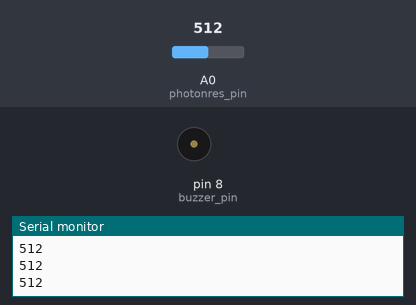
The sketch below on a simulated Arduino Uno, built with avr-gcc and run on an emulated ATmega328P. Parts: buzzer (waves = sounding, pin HIGH), the last lines printed to the serial monitor. The inputs (shaded band) are chosen by the test bench; at power-on: A0 (photonres_pin) = 512.

Above: at 1.2 s.
1.3 s: A0 (photonres_pin) set to 109
2.8 s: A0 (photonres_pin) set to 93
At 3.7 s:
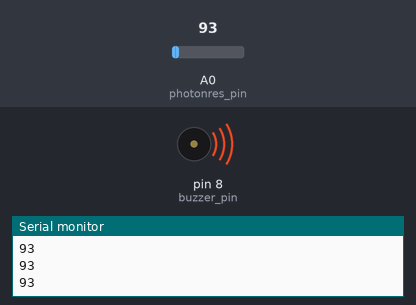
4.3 s: A0 (photonres_pin) set to 110
At 4.8 s:
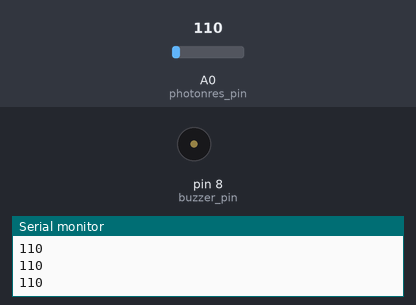
5.8 s: A0 (photonres_pin) set to 90
At 7.2 s:
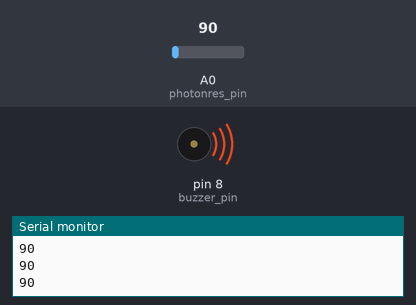
Timing chart, 0 to 8.3 s (numbered marks = the images above; inputs shaded):
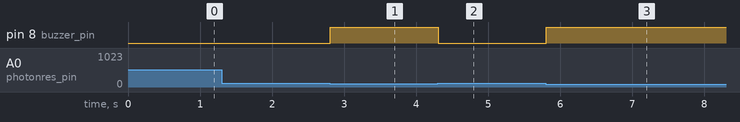

Measured:
- the behaviour switches between 100 and 99 on A0 (photonres_pin) (found by bisection; images 0 and 1)
- after the input at 2.8 s, pin 8 (buzzer_pin): LOW → HIGH at once
- after the input at 4.3 s, pin 8 (buzzer_pin): HIGH → LOW at once
- after the input at 5.8 s, pin 8 (buzzer_pin): LOW → HIGH at once

The sketch:

test.ino
```cpp
int photonres_pin = A0;
int photonres_val;

int buzzer_pin = 8;

void setup() {
  // put your setup code here, to run once:
  Serial.begin(9600);
  pinMode(photonres_pin,INPUT);
  pinMode(buzzer_pin,OUTPUT);
}

void loop() {
  // put your main code here, to run repeatedly:
  photonres_val = analogRead(photonres_pin);
  Serial.println(photonres_val);
  if(photonres_val < 100){
    digitalWrite(buzzer_pin,HIGH);
  }
  else{
    digitalWrite(buzzer_pin,LOW);
  }
}
```
